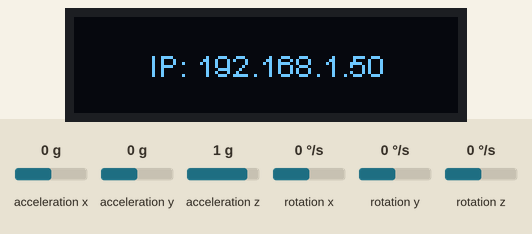
Recording of a sketch running on a simulated ESP8266 (NodeMCU). Parts: 128×32 one-colour display. Wiring (inferred from the names in the program): MPU-6050 motion sensor at I2C address 0x68. The test bench sets the inputs (shaded band); at power-on: acceleration x 0 g, acceleration y 0 g, acceleration z 1 g, rotation x 0 °/s, rotation y 0 °/s, rotation z 0 °/s. WiFi joins after 1.5 s; servers stay silent unless stated; what the sketch prints to the serial monitor is not drawn.

Above: at 1.6 s.
At 2.6 s:
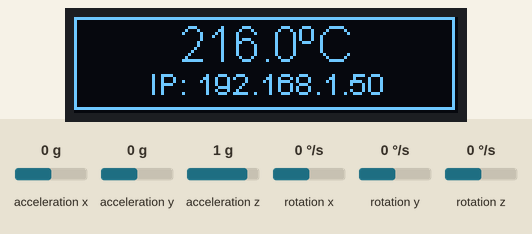

Measured:
- what the display in image 0 shows lasts 1.0 s, from 1.5 s to 2.5 s

The sketch:

I2C-Display-Acelerometro.ino
```cpp
#include <ESP8266WiFi.h>
#include <SSD1306Wire.h>
#include <Wire.h>

#define SDA_PIN       4
#define SCL_PIN       5
#define ENDERECO_OLED 0x3C
#define ENDERECO_MPU  0x68
#define TAMANHO       GEOMETRY_128_32
#define TIME_ZONE    -3

// WiFi network info.
const char* ssid = "ssid";
const char* senha = "senha";

unsigned long contador;    // the debounce time; increase if the output flickers
unsigned long intervalo = 1000;     // Tempo em ms do intervalo a ser executado

SSD1306Wire display(ENDERECO_OLED, SDA_PIN, SCL_PIN, TAMANHO); // SDA, SCL -> Configuracao do display SSD1306

//Variaveis para armazenar valores dos sensores
int acX, acY, acZ, gyX, gyY, gyZ;
signed int temp;

void setup() {
  Wire.begin(SDA_PIN, SCL_PIN);
  Wire.beginTransmission(ENDERECO_MPU); //inicia a trasmissao em  0x68
  Wire.write(0x6B); //tenta escrever em 0x6b. Se conseguir enviar, significa que o MCU tá no ar
  //Inicializa o MPU-6050
  Wire.write(0);
  Wire.endTransmission(true);

  // Conexao to Wi-Fi
  display.init();
  if (lePosicao()) display.flipScreenVertically();
  display.setTextAlignment(TEXT_ALIGN_CENTER_BOTH);
  display.setFont(ArialMT_Plain_24);
  display.drawString(display.getWidth() / 2, display.getHeight() / 2, "Conectando");
  display.display();

  Serial.begin(115200);
  Serial.print("Conectando ");
  Serial.println(ssid);
  WiFi.begin(ssid, senha);
  while (WiFi.status() != WL_CONNECTED) {
    delay(500);
    Serial.print(".");
  }
  // Mostra IP do servidor
  Serial.println("");
  Serial.println("WiFi conectado.");
  Serial.print("Endereço IP: ");
  Serial.println(WiFi.localIP());
  Serial.println("Use este endereço para conectar ao ESP8266");
  Serial.println();

  // Mostra o IP da conexao no display OLED
  display.clear();
  display.setFont(ArialMT_Plain_10);
  display.drawString(display.getWidth() / 2, display.getHeight() / 2, "IP: " + WiFi.localIP().toString());
  display.display();

  contador = millis();
}

void loop() {
  String infoDisplay;
  char strDisplay[30];

  if (millis() - contador > intervalo) {
    sprintf(strDisplay, "%.1fºC", lePosicao()); // Formata a saida para ser mostrada no display
    infoDisplay = strDisplay; // Atualiza o conteudo da informacao para String infoDisplay

    Serial.println(infoDisplay); // Imprime informacao formatada na serial

    display.clear();
    display.drawRect(0, 0, display.getWidth() - 1, display.getHeight() - 1);
    display.setTextAlignment(TEXT_ALIGN_CENTER);
    display.setFont(ArialMT_Plain_16);
    display.drawString(display.getWidth() / 2, display.getHeight() / 2 - 16, infoDisplay);
    display.setFont(ArialMT_Plain_10);
    display.drawString(display.getWidth() / 2, display.getHeight() / 2 + (TAMANHO == GEOMETRY_128_64 ? 5 : 0), "IP: " + WiFi.localIP().toString());
    display.display();

    contador = millis();
  }
}

float lePosicao() {
  Wire.beginTransmission(ENDERECO_MPU);
  Wire.write(0x3B);  // inicia com o registro 0x3B (ACCEL_XOUT_H)
  Wire.endTransmission(false);
  //Solicita os dados do sensor
  Wire.requestFrom(ENDERECO_MPU, 14, 1); //endereço, tamanho e manter ligado, sem fechar a transimssao
  //Armazena o valor dos sensores nas variaveis correspondentes
  acX = Wire.read() << 8 | Wire.read();  //0x3B (ACCEL_XOUT_H) & 0x3C (ACCEL_XOUT_L)
  acY = Wire.read() << 8 | Wire.read();  //0x3D (ACCEL_YOUT_H) & 0x3E (ACCEL_YOUT_L)
  acZ = Wire.read() << 8 | Wire.read();  //0x3F (ACCEL_ZOUT_H) & 0x40 (ACCEL_ZOUT_L)
  temp = Wire.read() << 8 | Wire.read(); //0x41 (TEMP_OUT_H) & 0x42 (TEMP_OUT_L)
  gyX = Wire.read() << 8 | Wire.read();  //0x43 (GYRO_XOUT_H) & 0x44 (GYRO_XOUT_L)
  gyY = Wire.read() << 8 | Wire.read();  //0x45 (GYRO_YOUT_H) & 0x46 (GYRO_YOUT_L)
  gyZ = Wire.read() << 8 | Wire.read();  //0x47 (GYRO_ZOUT_H) & 0x48 (GYRO_ZOUT_L)

  acX = map(acX, 0, 65535, 0, 200);
  acY = map(acY, 0, 65535, 0, 200);
  acZ = map(acZ, 0, 65535, 0, 200);

  temp = temp / 340 + 36.53;

  gyX = map(gyX, 0, 65535, 0, 200);
  gyY = map(gyY, 0, 65535, 0, 200);
  gyZ = map(gyZ, 0, 65535, 0, 200);

  return temp;
}
```
